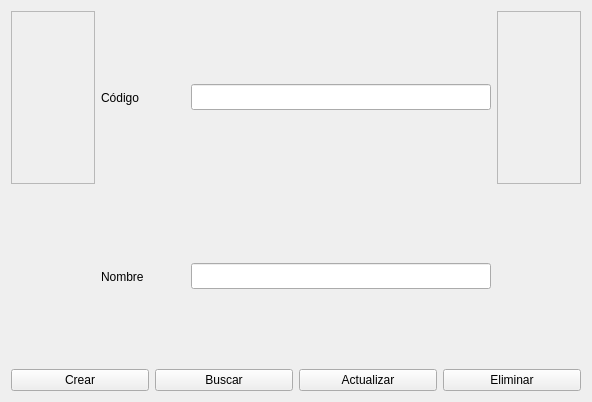
<?xml version="1.0" encoding="UTF-8"?>
<ui version="4.0">
 <class>Frame</class>
 <widget class="QFrame" name="Frame">
  <property name="geometry">
   <rect>
    <x>0</x>
    <y>0</y>
    <width>592</width>
    <height>402</height>
   </rect>
  </property>
  <property name="windowTitle">
   <string>Frame</string>
  </property>
  <layout class="QVBoxLayout" name="verticalLayout">
   <item>
    <layout class="QGridLayout" name="gridLayout">
     <item row="0" column="4">
      <widget class="QFrame" name="frame">
       <property name="frameShape">
        <enum>QFrame::StyledPanel</enum>
       </property>
       <property name="frameShadow">
        <enum>QFrame::Raised</enum>
       </property>
      </widget>
     </item>
     <item row="1" column="1">
      <widget class="QLabel" name="label_4">
       <property name="sizePolicy">
        <sizepolicy hsizetype="Preferred" vsizetype="Expanding">
         <horstretch>0</horstretch>
         <verstretch>0</verstretch>
        </sizepolicy>
       </property>
       <property name="maximumSize">
        <size>
         <width>300</width>
         <height>16777215</height>
        </size>
       </property>
       <property name="text">
        <string>Nombre</string>
       </property>
      </widget>
     </item>
     <item row="0" column="3">
      <widget class="QLineEdit" name="lineEdit_5">
       <property name="enabled">
        <bool>true</bool>
       </property>
       <property name="maximumSize">
        <size>
         <width>300</width>
         <height>26</height>
        </size>
       </property>
      </widget>
     </item>
     <item row="0" column="1">
      <widget class="QLabel" name="label_5">
       <property name="sizePolicy">
        <sizepolicy hsizetype="Preferred" vsizetype="Expanding">
         <horstretch>0</horstretch>
         <verstretch>0</verstretch>
        </sizepolicy>
       </property>
       <property name="maximumSize">
        <size>
         <width>300</width>
         <height>16777215</height>
        </size>
       </property>
       <property name="text">
        <string>Código</string>
       </property>
      </widget>
     </item>
     <item row="0" column="0">
      <widget class="QFrame" name="frame_2">
       <property name="frameShape">
        <enum>QFrame::StyledPanel</enum>
       </property>
       <property name="frameShadow">
        <enum>QFrame::Raised</enum>
       </property>
      </widget>
     </item>
     <item row="1" column="3">
      <widget class="QLineEdit" name="lineEdit_4">
       <property name="enabled">
        <bool>true</bool>
       </property>
       <property name="maximumSize">
        <size>
         <width>300</width>
         <height>26</height>
        </size>
       </property>
      </widget>
     </item>
    </layout>
   </item>
   <item>
    <layout class="QHBoxLayout" name="horizontalLayout">
     <item>
      <widget class="QPushButton" name="crear">
       <property name="maximumSize">
        <size>
         <width>150</width>
         <height>16777215</height>
        </size>
       </property>
       <property name="cursor">
        <cursorShape>PointingHandCursor</cursorShape>
       </property>
       <property name="text">
        <string>Crear</string>
       </property>
      </widget>
     </item>
     <item>
      <widget class="QPushButton" name="buscar">
       <property name="maximumSize">
        <size>
         <width>150</width>
         <height>16777215</height>
        </size>
       </property>
       <property name="cursor">
        <cursorShape>PointingHandCursor</cursorShape>
       </property>
       <property name="text">
        <string>Buscar</string>
       </property>
      </widget>
     </item>
     <item>
      <widget class="QPushButton" name="actualizar">
       <property name="maximumSize">
        <size>
         <width>150</width>
         <height>16777215</height>
        </size>
       </property>
       <property name="cursor">
        <cursorShape>PointingHandCursor</cursorShape>
       </property>
       <property name="text">
        <string>Actualizar</string>
       </property>
      </widget>
     </item>
     <item>
      <widget class="QPushButton" name="eliminar">
       <property name="maximumSize">
        <size>
         <width>150</width>
         <height>16777215</height>
        </size>
       </property>
       <property name="cursor">
        <cursorShape>PointingHandCursor</cursorShape>
       </property>
       <property name="text">
        <string>Eliminar</string>
       </property>
      </widget>
     </item>
    </layout>
   </item>
  </layout>
 </widget>
 <tabstops>
  <tabstop>lineEdit_5</tabstop>
  <tabstop>lineEdit_4</tabstop>
  <tabstop>crear</tabstop>
  <tabstop>buscar</tabstop>
  <tabstop>actualizar</tabstop>
  <tabstop>eliminar</tabstop>
 </tabstops>
 <resources/>
 <connections/>
</ui>
